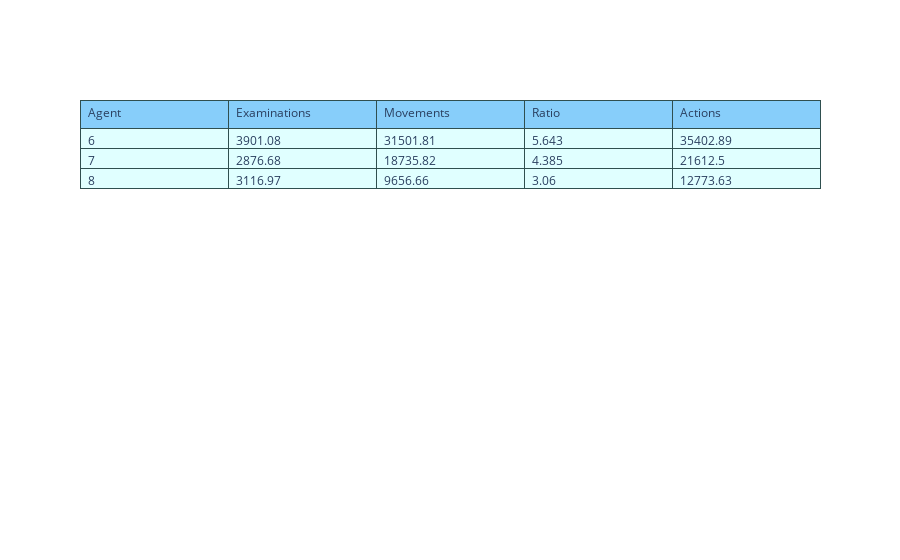

The notebook cell saved with this chart:
### Code cell
table_df = avg_results_df.round(3)
table = go.Figure(data=[go.Table(
    header=dict(values=['Agent', 'Examinations', 'Movements', 'Ratio', 'Actions'],
                line_color='darkslategray',
                fill_color='lightskyblue',
                align='left'),
    cells=dict(values=[avg_results_df.Agent, avg_results_df.Examinations, avg_results_df.Movements, table_df.Ratio, avg_results_df.Actions],
               line_color='darkslategray',
               fill_color='lightcyan',
               align='left'))
])
plotly.io.write_image(table, file="./images/agent_average_table.png", scale=5)
table.show()

### Figure 1 — Plotly figure (JSON) as saved in the notebook; plotly's stock layout.template omitted (floating-point values rounded to 4 significant figures)
{"data": [{"cells": {"align": "left", "fill": {"color": "lightcyan"}, "line": {"color": "darkslategray"}, "values": [[6, 7, 8], [3901.0, 2877.0, 3117.0], [31500.0, 18740.0, 9657.0], [5.643, 4.385, 3.06], [35400.0, 21610.0, 12770.0]]}, "header": {"align": "left", "fill": {"color": "lightskyblue"}, "line": {"color": "darkslategray"}, "values": ["Agent", "Examinations", "Movements", "Ratio", "Actions"]}, "type": "table"}], "layout": {}}
